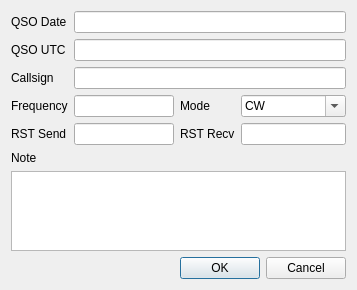
<?xml version="1.0" encoding="UTF-8"?>
<ui version="4.0">
 <class>AddQSODialog</class>
 <widget class="QDialog" name="AddQSODialog">
  <property name="geometry">
   <rect>
    <x>0</x>
    <y>0</y>
    <width>357</width>
    <height>290</height>
   </rect>
  </property>
  <property name="windowTitle">
   <string>Add QSO</string>
  </property>
  <layout class="QGridLayout" name="gridLayout">
   <item row="3" column="2">
    <widget class="QLabel" name="label_5">
     <property name="sizePolicy">
      <sizepolicy hsizetype="Fixed" vsizetype="Preferred">
       <horstretch>0</horstretch>
       <verstretch>0</verstretch>
      </sizepolicy>
     </property>
     <property name="text">
      <string>Mode</string>
     </property>
    </widget>
   </item>
   <item row="7" column="0">
    <spacer name="verticalSpacer">
     <property name="orientation">
      <enum>Qt::Vertical</enum>
     </property>
     <property name="sizeHint" stdset="0">
      <size>
       <width>20</width>
       <height>40</height>
      </size>
     </property>
    </spacer>
   </item>
   <item row="8" column="2" colspan="2">
    <widget class="QDialogButtonBox" name="buttonBox">
     <property name="orientation">
      <enum>Qt::Horizontal</enum>
     </property>
     <property name="standardButtons">
      <set>QDialogButtonBox::Cancel|QDialogButtonBox::Ok</set>
     </property>
    </widget>
   </item>
   <item row="4" column="1">
    <widget class="QLineEdit" name="rstSendLineEdit"/>
   </item>
   <item row="0" column="1" colspan="3">
    <widget class="QLineEdit" name="qsoDateLineEdit">
     <property name="sizePolicy">
      <sizepolicy hsizetype="Expanding" vsizetype="Fixed">
       <horstretch>0</horstretch>
       <verstretch>0</verstretch>
      </sizepolicy>
     </property>
     <property name="maxLength">
      <number>8</number>
     </property>
    </widget>
   </item>
   <item row="1" column="0">
    <widget class="QLabel" name="label_2">
     <property name="text">
      <string>QSO UTC</string>
     </property>
    </widget>
   </item>
   <item row="3" column="1">
    <widget class="QLineEdit" name="freqLineEdit">
     <property name="sizePolicy">
      <sizepolicy hsizetype="Expanding" vsizetype="Fixed">
       <horstretch>0</horstretch>
       <verstretch>0</verstretch>
      </sizepolicy>
     </property>
    </widget>
   </item>
   <item row="2" column="0">
    <widget class="QLabel" name="label_3">
     <property name="text">
      <string>Callsign</string>
     </property>
    </widget>
   </item>
   <item row="4" column="3">
    <widget class="QLineEdit" name="rstRecvLineEdit"/>
   </item>
   <item row="1" column="1" colspan="3">
    <widget class="QLineEdit" name="qsoUTCLineEdit">
     <property name="maxLength">
      <number>4</number>
     </property>
    </widget>
   </item>
   <item row="2" column="1" colspan="3">
    <widget class="QLineEdit" name="callsignLineEdit">
     <property name="sizePolicy">
      <sizepolicy hsizetype="Expanding" vsizetype="Fixed">
       <horstretch>0</horstretch>
       <verstretch>0</verstretch>
      </sizepolicy>
     </property>
    </widget>
   </item>
   <item row="4" column="2">
    <widget class="QLabel" name="label_7">
     <property name="text">
      <string>RST Recv</string>
     </property>
    </widget>
   </item>
   <item row="3" column="3">
    <widget class="QComboBox" name="comboBox">
     <property name="sizePolicy">
      <sizepolicy hsizetype="Preferred" vsizetype="Fixed">
       <horstretch>0</horstretch>
       <verstretch>0</verstretch>
      </sizepolicy>
     </property>
     <property name="editable">
      <bool>true</bool>
     </property>
     <item>
      <property name="text">
       <string>CW</string>
      </property>
     </item>
     <item>
      <property name="text">
       <string>Eyeball</string>
      </property>
     </item>
     <item>
      <property name="text">
       <string>FM</string>
      </property>
     </item>
     <item>
      <property name="text">
       <string>FT4</string>
      </property>
     </item>
     <item>
      <property name="text">
       <string>FT8</string>
      </property>
     </item>
     <item>
      <property name="text">
       <string>SSB</string>
      </property>
     </item>
     <item>
      <property name="text">
       <string>SSTV</string>
      </property>
     </item>
    </widget>
   </item>
   <item row="5" column="0">
    <widget class="QLabel" name="label_8">
     <property name="text">
      <string>Note</string>
     </property>
    </widget>
   </item>
   <item row="4" column="0">
    <widget class="QLabel" name="label_6">
     <property name="text">
      <string>RST Send</string>
     </property>
    </widget>
   </item>
   <item row="0" column="0">
    <widget class="QLabel" name="label">
     <property name="sizePolicy">
      <sizepolicy hsizetype="Fixed" vsizetype="Preferred">
       <horstretch>0</horstretch>
       <verstretch>0</verstretch>
      </sizepolicy>
     </property>
     <property name="text">
      <string>QSO Date</string>
     </property>
    </widget>
   </item>
   <item row="3" column="0">
    <widget class="QLabel" name="label_4">
     <property name="text">
      <string>Frequency</string>
     </property>
    </widget>
   </item>
   <item row="6" column="0" colspan="4">
    <widget class="QTextEdit" name="noteTextEdit"/>
   </item>
  </layout>
 </widget>
 <tabstops>
  <tabstop>qsoDateLineEdit</tabstop>
  <tabstop>qsoUTCLineEdit</tabstop>
  <tabstop>callsignLineEdit</tabstop>
  <tabstop>freqLineEdit</tabstop>
  <tabstop>comboBox</tabstop>
  <tabstop>rstSendLineEdit</tabstop>
  <tabstop>rstRecvLineEdit</tabstop>
  <tabstop>noteTextEdit</tabstop>
 </tabstops>
 <resources/>
 <connections>
  <connection>
   <sender>buttonBox</sender>
   <signal>accepted()</signal>
   <receiver>AddQSODialog</receiver>
   <slot>accept()</slot>
   <hints>
    <hint type="sourcelabel">
     <x>351</x>
     <y>271</y>
    </hint>
    <hint type="destinationlabel">
     <x>157</x>
     <y>274</y>
    </hint>
   </hints>
  </connection>
  <connection>
   <sender>buttonBox</sender>
   <signal>rejected()</signal>
   <receiver>AddQSODialog</receiver>
   <slot>reject()</slot>
   <hints>
    <hint type="sourcelabel">
     <x>316</x>
     <y>260</y>
    </hint>
    <hint type="destinationlabel">
     <x>286</x>
     <y>274</y>
    </hint>
   </hints>
  </connection>
 </connections>
</ui>
